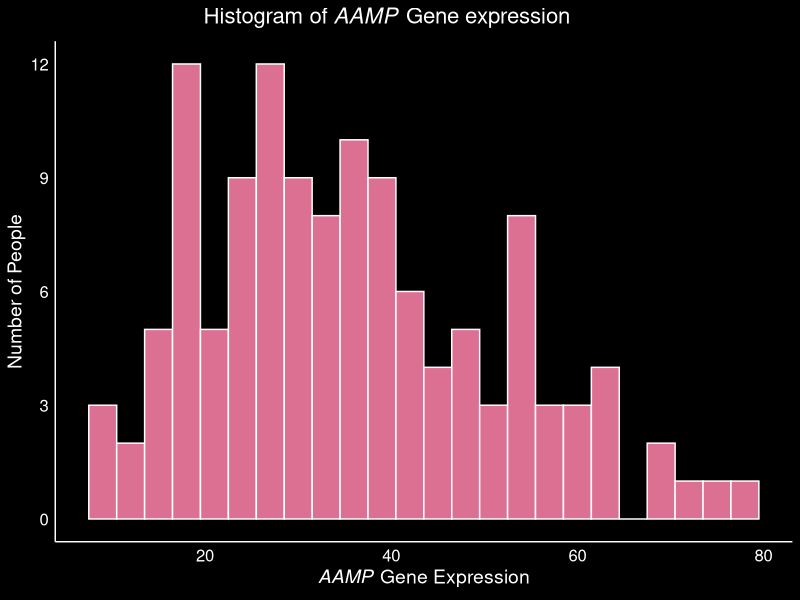
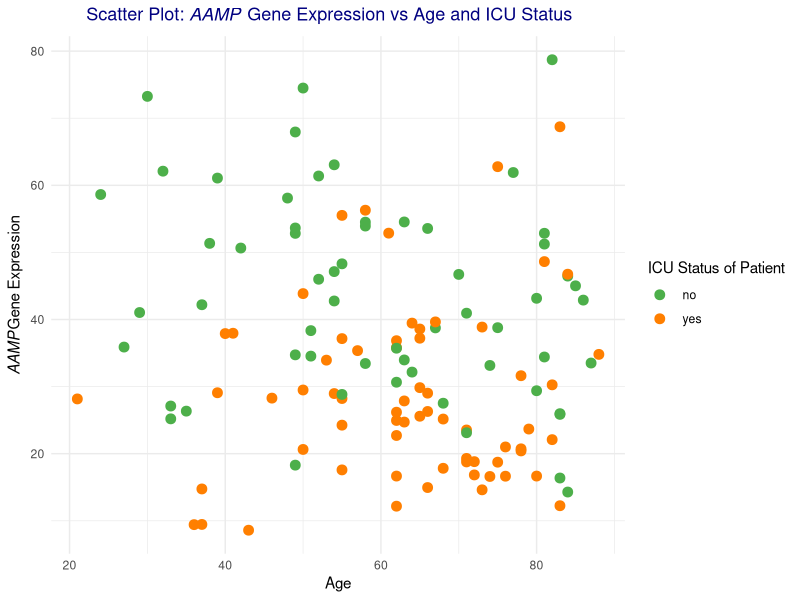
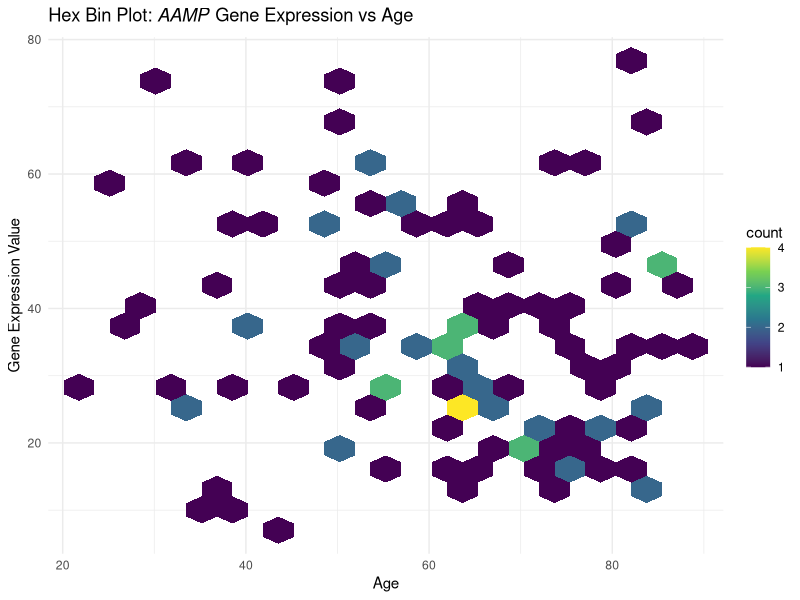
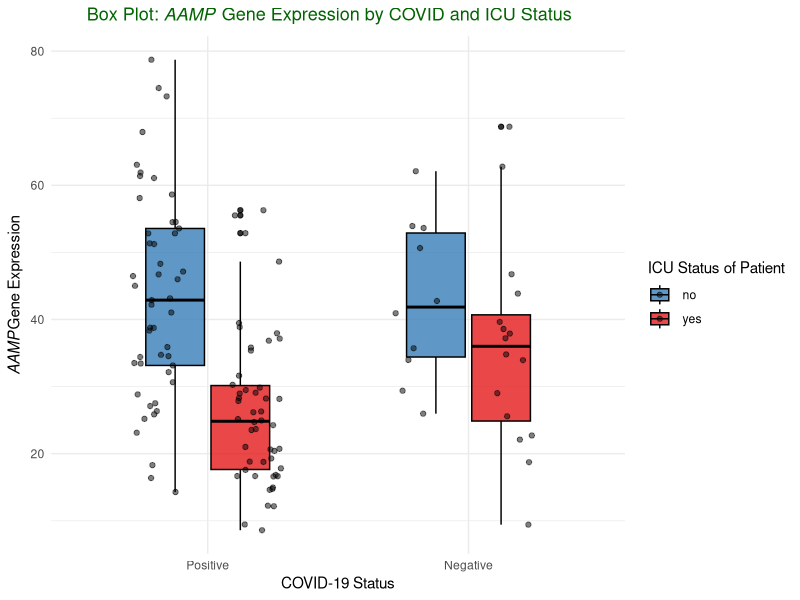
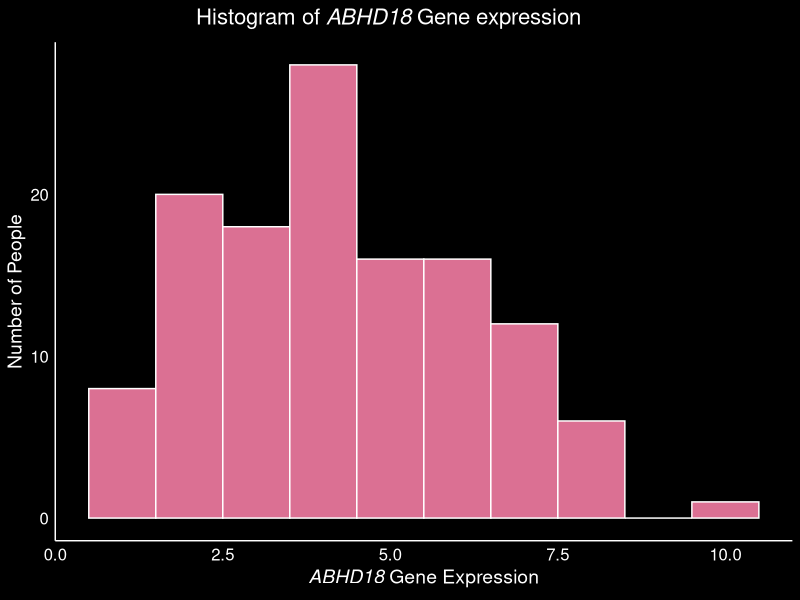
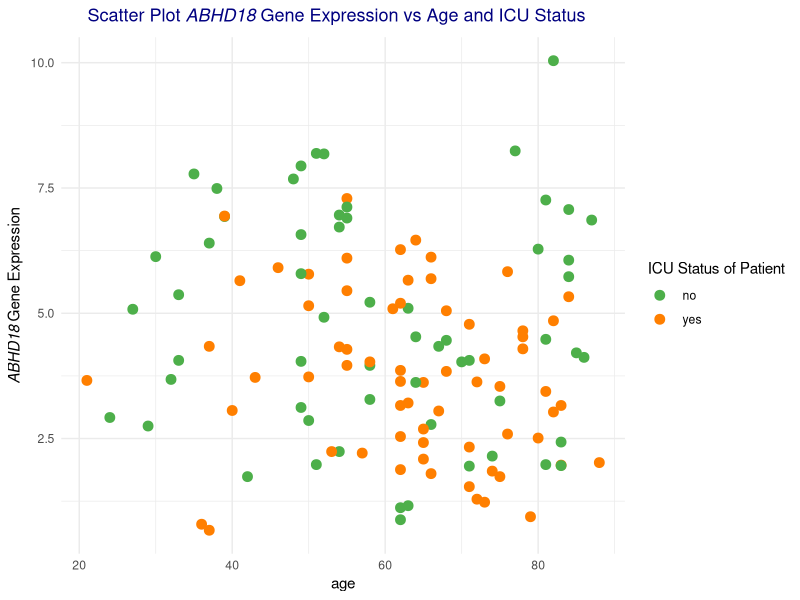
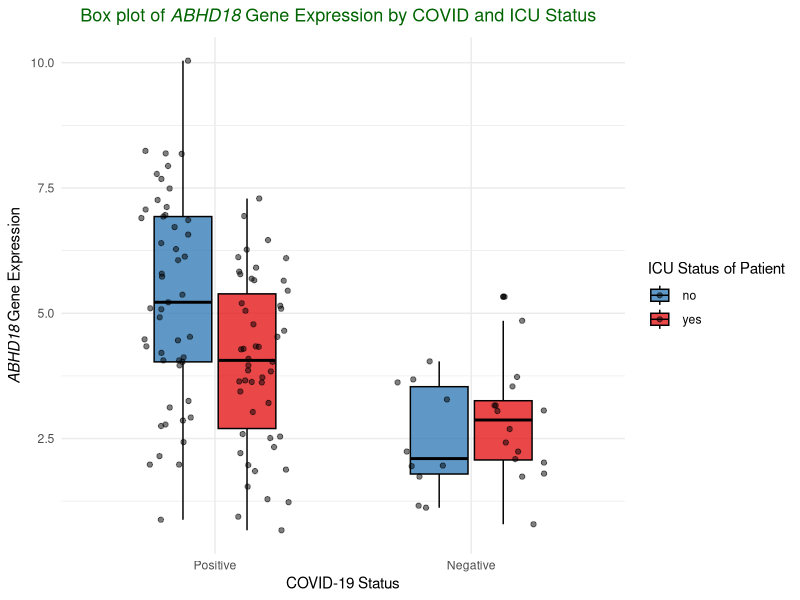
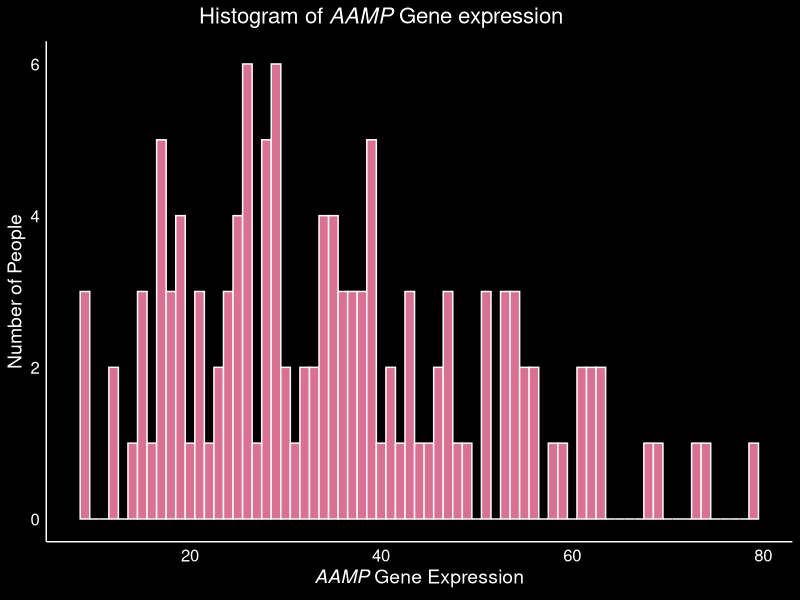

These figures' R source, in order:
## ---- chunk 1
knitr::opts_chunk$set(echo = TRUE)
library(mice)
library(dplyr)
library(tidyverse)
library(ggplot2)
## ---- chunk 2

#set current working directory to the previous folder
setwd("../")

#import the geneExpression and metaData csv from the data folder
data_gene_Expression <- read.csv("data/QBS103_finalProject_geneExpression.csv", header=TRUE)
data_meta <- read.csv("data/QBS103_finalProject_metadata.csv", header=TRUE)


#We convert the geneExpression data from wide form into long form
data_gene_Expression.longForm <- data_gene_Expression %>%
  pivot_longer(cols = starts_with(c("COVID_","NONCOVID_")),
  names_to = "participant_id",
  values_to = "gene_expression_value"
  )

#make a final data frame by combining the two data sets and making it a data frame
final_df <- as.data.frame(data_gene_Expression.longForm %>% inner_join( data_meta, 
           by=c('participant_id')))

#head(final_df)

## ---- chunk 3

#rename with x column with gene
final_df <- rename(final_df, gene = X)

#remove all unknown strings and substitute it with NAs
final_df[, 16:27][final_df[, 16:27] == ' unknown' | final_df[, 16:27] == 'unknown'] <- NA

#format the disease status column to just include the status
final_df$disease_status <- sub('disease state: ', '', final_df$disease_status)

#convert the column type of disease_status, sex, icu_status and mechanical_ventilation to factor
final_df <- final_df %>% 
  mutate_at(vars(disease_status, sex, icu_status, mechanical_ventilation), as.factor)

#convert the class of age, charlson_score
final_df <- final_df %>% 
  mutate_at(vars(age, apacheii,ferritin.ng.ml., 
                 crp.mg.l., ddimer.mg.l_feu., 
                 procalcitonin.ng.ml.., lactate.mmol.l., fibrinogen, sofa), as.integer)

#head(final_df)

## ---- chunk 4
# check all the numeric colums
num_cols <- names(select_if(final_df, is.numeric))

# Create an imputation model
imputation_model <- mice(final_df[num_cols], method = "pmm", printFlag = FALSE)

# Perform the imputation
imputed_data_final <- complete(imputation_model)

final_df[num_cols] <- imputed_data_final[num_cols]

#head(final_df)

## ---- chunk 5
final_subset <- final_df[final_df$gene == 'AAMP', 
                         c('gene',
                           'gene_expression_value','age', 
                           'icu_status', 'disease_status')]

#head(final_subset)
## ---- chunk 6

breaks <- seq(0, 15, by = 3)

# Create the histogram with integer bins
ggplot(final_subset, aes(x = gene_expression_value)) +
  geom_histogram(binwidth = 3, color = "white", fill = "#DB7093") +
  scale_y_continuous(breaks = breaks) +
  theme_minimal() +
  theme(
    panel.background = element_rect(fill = "black"),
    plot.background = element_rect(fill = "black"),
    axis.line = element_line(color = "white"),
    axis.text = element_text(color = "white", size = 12),
    axis.title = element_text(color = "white", size = 14),
    panel.grid = element_blank(),
    plot.title = element_text(color = "white", size = 16, face = "bold", hjust = 0.4),
  ) +
  ggtitle(expression(paste("Histogram of ",italic("AAMP")," Gene expression"))) +
  xlab(expression(paste(italic("AAMP"), " Gene Expression"))) +
  ylab("Number of People")
## ---- chunk 7

my_colors_1 <- c("#4DAF4A", "#FF7F00")


# Create the scatter plot with custom color scheme
ggplot(final_subset, aes(x = age, y = gene_expression_value, color = icu_status)) +
  geom_point(size = 3) +
  scale_color_manual(values = my_colors_1, name = "ICU Status of Patient") +
  theme_minimal() +
      theme(
    plot.title = element_text(color = "navy", size = 13, face = "bold", hjust = 0.4)
  ) +
  ggtitle(expression(paste("Scatter Plot: ",italic("AAMP")," Gene Expression vs Age and ICU Status"))) +
  xlab("Age") +
  ylab(expression(paste(italic("AAMP"),"Gene Expression")))
## ---- chunk 8

ggplot(final_subset, aes(x = age, y = gene_expression_value)) +
  geom_hex(bins = 20) +
  scale_fill_viridis_c() +
  labs(title = "Hexbin Scatter Plot: Gene Expression Value vs Age",
       x = "Age",
       y = "Gene Expression Value") +
  ggtitle(expression(paste("Hex Bin Plot: ",italic("AAMP")," Gene Expression vs Age"))) +
  theme_minimal()
## ---- chunk 9

my_colors_2 <- c("#377eb8", "#e41a1c")
ggplot(final_subset, aes(x = disease_status, y = gene_expression_value, fill = icu_status)) +
  geom_boxplot(color = "black", width = 0.5, alpha = 0.8) +
  scale_fill_manual(values = my_colors_2, name = "ICU Status of Patient") +
  geom_jitter(position = position_jitterdodge(), alpha = 0.5) +
  scale_x_discrete(labels = c("COVID-19" = "Positive", "non-COVID-19" = "Negative")) +
  theme_minimal() +
    theme_minimal() +
      theme(
    plot.title = element_text(color = "darkgreen", size = 13, face = "bold", hjust = 0.4)
  )+
  ggtitle(expression(paste("Box Plot: ",italic("AAMP")," Gene Expression by COVID and ICU Status"))) +
  xlab("COVID-19 Status") +
  ylab(expression(paste(italic("AAMP"),"Gene Expression")))
## ---- chunk 10
my_plots_function <- function(dataFrame, genes.list, cont.covariate, cat.covariates) {
  #breaks <- seq(min(freque), 15, by = 3)
  my_colors_1 <- c("#4DAF4A", "#FF7F00")
  my_colors_2 <- c("#377eb8", "#e41a1c")
  all.plots.list <- list()

  for (gene in genes.list) {
    gene_subset <- final_df[final_df$gene == gene, 
                            c('gene','gene_expression_value',paste(cont.covariate), paste(cat.covariates))]

    
   histogram <- ggplot(gene_subset, aes(x = gene_expression_value)) +
  geom_histogram(binwidth = 1, color = "white", fill = "#DB7093") +
  #scale_y_continuous(breaks = breaks) +
  theme_minimal() +
  theme(
    panel.background = element_rect(fill = "black"),
    plot.background = element_rect(fill = "black"),
    axis.line = element_line(color = "white"),
    axis.text = element_text(color = "white", size = 12),
    axis.title = element_text(color = "white", size = 14),
    panel.grid = element_blank(),
    plot.title = element_text(color = "white", size = 16, face = "bold", hjust = 0.4),
  ) +
  ggtitle(substitute(Histogram ~ of ~ italic(gene) ~ Gene ~ expression, list(gene = gene))) +
  xlab(substitute(italic(gene) ~ Gene ~ Expression, list(gene = gene))) +
  ylab("Number of People")


  scatter.plot <- ggplot(gene_subset, aes(y = gene_expression_value, x = gene_subset[[cont.covariate]], color = gene_subset[[cat.covariates[2]]])) +
  geom_point(size = 3) +
  scale_color_manual(values = my_colors_1, name = "ICU Status of Patient") +
  theme_minimal() +
      theme(
    plot.title = element_text(color = "navy", size = 13, face = "bold", hjust = 0.4)
  ) +
  ggtitle(substitute(Scatter ~ Plot ~ italic(gene) ~ Gene ~ Expression ~ vs ~ Age ~ and ~ ICU ~ Status)) +
  xlab(substitute(cont.covariate)) +
  ylab(substitute(italic(gene) ~ Gene ~ Expression))

  
box.plot <- ggplot(gene_subset, aes(x = gene_subset[[cat.covariates[1]]], y = gene_expression_value, fill = gene_subset[[cat.covariates[2]]])) +
  geom_boxplot(color = "black", width = 0.5, alpha = 0.8) +
  scale_fill_manual(values = my_colors_2, name = "ICU Status of Patient") +
  geom_jitter(position = position_jitterdodge(), alpha = 0.5) +
  scale_x_discrete(labels = c("COVID-19" = "Positive", "non-COVID-19" = "Negative")) +
  theme_minimal() +
  theme(
    plot.title = element_text(color = "darkgreen", size = 13, face = "bold", hjust = 0.4)
  ) +
  ggtitle(substitute(Box ~ plot ~ of ~ italic(gene) ~ Gene ~ Expression ~ by ~ COVID ~ and ~ ICU ~ Status)) +
  xlab("COVID-19 Status") +
  ylab(substitute(italic(gene) ~ Gene ~ Expression))


    all.plots.list[[gene]] <- list(histogram = histogram, scatter.plot = scatter.plot, box.plot = box.plot)
  }

  return(all.plots.list)
}

all.plots.list <- my_plots_function(final_subset, c('ABHD18', 'AAMP', 'ABHD17C'), 'age', c('disease_status', 'icu_status'))

for (gene in names(all.plots.list)) {
  print(all.plots.list[[gene]]$histogram)
  print(all.plots.list[[gene]]$scatter.plot)
  print(all.plots.list[[gene]]$box.plot)
}


## ---- chunk 11
final_df_subset <- final_df[, c('participant_id', 'gene', 'gene_expression_value', 'age', 'charlson_score',
                                 'fibrinogen', 'icu_status', 'disease_status', 'mechanical_ventilation')]

head(final_df_subset)

## ---- chunk 12
#library(knitr)
#library(kableExtra)

table1 <- data.frame(
  'Variable' = c('Gene Expression Value mean (sd)',
                 'Age mean (sd)',
                 'Charlson Score (sd)',
                 'Fibrinogen (sd)',
                 'Disease Status n (%)',
                 'COVID-19',
                 'non-COVID-19',
                 'Mechanical Ventilation n (%)',
                 'yes',
                 'no'),
  'Value' = c(
    paste(round(mean(final_df_subset$gene_expression_value), 2),
          ' (',
          round(sd(final_df_subset$gene_expression_value), 2),
          ')'),
    paste(round(mean(final_df_subset$age), 2),
          ' (',
          round(sd(final_df_subset$age), 2),
          ')'),
    paste(round(mean(final_df_subset$charlson_score), 2),
          ' (',
          round(sd(final_df_subset$charlson_score), 2),
          ')'),
    paste(round(mean(final_df_subset$fibrinogen), 2),
          ' (',
          round(sd(final_df_subset$fibrinogen), 2),
          ')'),
    ' ',
    paste(round(nrow(final_df_subset[final_df_subset$disease_status == "COVID-19", ]) * 100 / nrow(final_df_subset), 2),
          '%'),
    paste(round(nrow(final_df_subset[final_df_subset$disease_status == "non-COVID-19", ]) * 100 / nrow(final_df_subset), 2),
          '%'),' ',
    paste(round(nrow(final_df_subset[final_df_subset$mechanical_ventilation == " yes", ]) * 100 / nrow(final_df_subset), 2),
          '%'),
    paste(round(nrow(final_df_subset[final_df_subset$mechanical_ventilation == " no", ]) * 100 / nrow(final_df_subset), 2),
          '%')
  )
)

#kable(x = table1, caption = 'Summary Statistics Table 1',
      #col.names = c("Variable", "Value"),
      #align = c('l','c'), escape = FALSE) %>%
  #add_indent(positions = c(6,7,9,10)) %>%
  #kable_styling(bootstrap_options = "striped", full_width = FALSE)


## ---- chunk 13
library(tidyr)

pivoted_final_df <- reshape(
  data = final_df_subset,
  idvar = c("participant_id","age", "charlson_score", "fibrinogen", "icu_status", "disease_status", "mechanical_ventilation"),
  timevar = "gene",
  direction = "wide"
)

head(pivoted_final_df)

pivoted_final_df <- na.omit(pivoted_final_df)

## ---- chunk 14
library(pheatmap)
library(RColorBrewer)

set.seed(100)

genes.names <- c("gene_expression_value.A2ML1","gene_expression_value.A3GALT2",
                 "gene_expression_value.A4GALT","gene_expression_value.A4GNT",
                 "gene_expression_value.AAAS" ,"gene_expression_value.AACS",
                 "gene_expression_value.ABHD5","gene_expression_value.ABHD6",
                 "gene_expression_value.ABHD8","gene_expression_value.ABI1")
tengene.data <- pivoted_final_df[,genes.names]

head(tengene.data)

heatmap.data <- pivoted_final_df[c("icu_status","disease_status","gene_expression_value.A2ML1","gene_expression_value.A3GALT2",
                 "gene_expression_value.A4GALT","gene_expression_value.A4GNT",
                 "gene_expression_value.AAAS" ,"gene_expression_value.AACS",
                 "gene_expression_value.ABHD5","gene_expression_value.ABHD6",
                 "gene_expression_value.ABHD8","gene_expression_value.ABI1")]

colnames(heatmap.data) <- c("ICU Status","Disease Status","A2ML1","A3GALT2",
                 "A4GALT","A4GNT",
                 "AAAS" ,"AACS",
                 "ABHD5","ABHD6",
                 "ABHD8","ABI1")
ann.data <- heatmap.data[c("ICU Status", "Disease Status")]

brewercolors <- brewer.pal(8, "Pastel2")

ann.colors <- list(
"ICU Status" = c(' no' = 'coral',
' yes' = 'turquoise'),
"Disease Status" = c('COVID-19' = 'pink',
'non-COVID-19' = 'lightgreen')
)

pheatmap(
as.matrix(scale(heatmap.data[,3:12])),
cluster_rows = TRUE,
cluster_cols = TRUE,
show_rownames = FALSE,
fontsize = 8,
main = "Heat map with 10 Genes",
annotation_row = ann.data,
annotation_colors = ann.colors,
color = brewercolors
)
